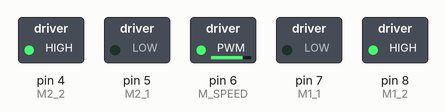
This sketch was run on a simulated Arduino Uno, built with avr-gcc and run on an emulated ATmega328P. Shown: switched loads named in the sketch (green lamp = pin HIGH).

Above: at 0.05 s.
At 5.95 s:
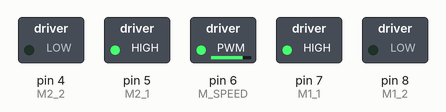
Timing chart, 0 to 6.9 s (numbered marks = the images above):
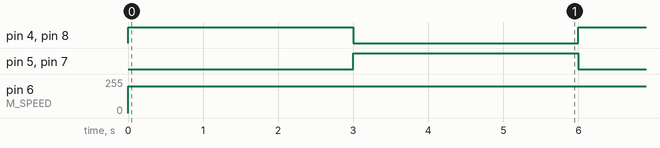

Measured:
- by itself, pin 4 (M2_2), pin 5 (M2_1), pin 7 (M1_1), pin 8 (M1_2): alternates HIGH for 3.0 s and LOW for 3.0 s
- by itself, pin 6 (M_SPEED): 0/255 → 200/255 at 0.00 s

The sketch:

MOTOR_TEST_1.ino
```cpp
#define M1_1 7    // IN 1
#define M1_2 8    // IN 2
#define M2_1 5    // IN 3
#define M2_2 4    // IN 4
#define M_SPEED 6 // EN

void setup() {
  // SET ALL PIN OF MOTOR DRIVERS TO OUTPUT
  pinMode(M1_1,OUTPUT);
  pinMode(M1_2,OUTPUT);
  pinMode(M2_1,OUTPUT);
  pinMode(M2_2,OUTPUT);
  pinMode(M_SPEED,OUTPUT);
}
void loop() {
  // RANDOM MOVEMENT
  forward();
  delay(3000);
  backward();
  delay(3000);
}

void forward(){
  // MOVE FORWARD, BOTH MOTORS CLOCKWOSE
  start(); // SET SPEED
  digitalWrite(M1_1,LOW);
  digitalWrite(M1_2,HIGH);
  digitalWrite(M2_1,LOW);
  digitalWrite(M2_2,HIGH);
}
void backward(){
  // MOVE BACKWARD, BOTH MOTORS ANTI-CLOCKWOSE
  start();
  digitalWrite(M1_1,HIGH);
  digitalWrite(M1_2,LOW);
  digitalWrite(M2_1,HIGH);
  digitalWrite(M2_2,LOW);
}
void left(){
  // MOVE LEFT, RIGHT SIDE MOTORS FORWARD, LEFT SODE MOTORS BACKWARD
  start();
  digitalWrite(M1_1,LOW);
  digitalWrite(M1_2,HIGH);
  digitalWrite(M2_1,HIGH);
  digitalWrite(M2_2,LOW);
}
void right(){
  // MOVE LEFT, RIGHT SIDE MOTORS BACKWARD, LEFT SODE MOTORS FORWARD
  start();
  digitalWrite(M1_1,HIGH);
  digitalWrite(M1_2,LOW);
  digitalWrite(M2_1,LOW);
  digitalWrite(M2_2,HIGH);
}
void stop(){
  // Set SPEED TO 0
  analogWrite(M_SPEED,0);
}
void start(){
  // SET SPEED TO 200/225
  analogWrite(M_SPEED,200);
}
void Break(){
  // MOVE BACKWARD FOR A 100 MILLI SECONDS AND STOP THE MOTOR (FOR INSTANT BREAKING)
  start();
  backward();
  delay(100);
  stop();
}
```
